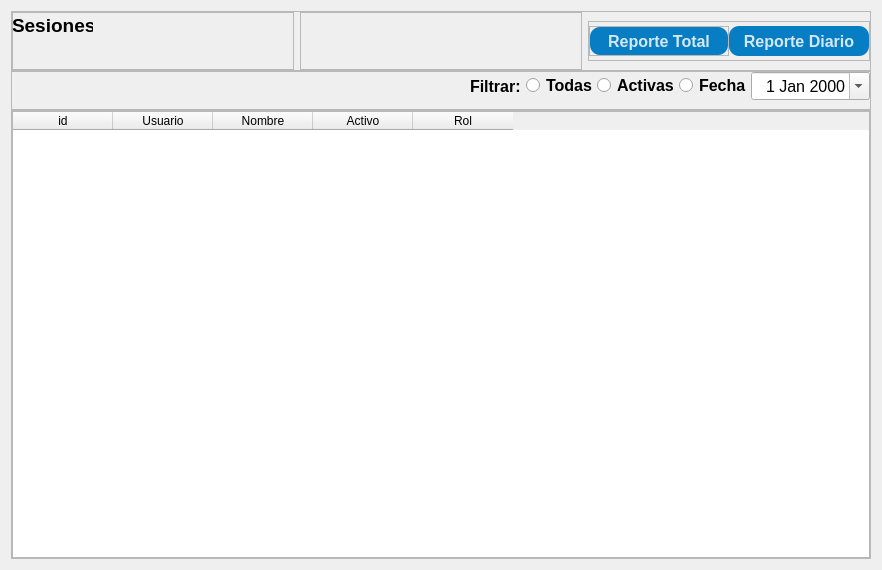
<?xml version="1.0" encoding="UTF-8"?>
<ui version="4.0">
 <class>Form</class>
 <widget class="QWidget" name="Form">
  <property name="geometry">
   <rect>
    <x>0</x>
    <y>0</y>
    <width>882</width>
    <height>570</height>
   </rect>
  </property>
  <property name="sizePolicy">
   <sizepolicy hsizetype="Preferred" vsizetype="Preferred">
    <horstretch>0</horstretch>
    <verstretch>0</verstretch>
   </sizepolicy>
  </property>
  <property name="windowTitle">
   <string>Form</string>
  </property>
  <layout class="QHBoxLayout" name="horizontalLayout_2">
   <item>
    <widget class="QWidget" name="widget" native="true">
     <layout class="QVBoxLayout" name="verticalLayout_2">
      <property name="spacing">
       <number>0</number>
      </property>
      <property name="leftMargin">
       <number>0</number>
      </property>
      <property name="topMargin">
       <number>0</number>
      </property>
      <property name="rightMargin">
       <number>0</number>
      </property>
      <property name="bottomMargin">
       <number>0</number>
      </property>
      <item>
       <widget class="QFrame" name="frame">
        <property name="sizePolicy">
         <sizepolicy hsizetype="Preferred" vsizetype="Expanding">
          <horstretch>0</horstretch>
          <verstretch>0</verstretch>
         </sizepolicy>
        </property>
        <property name="minimumSize">
         <size>
          <width>0</width>
          <height>48</height>
         </size>
        </property>
        <property name="maximumSize">
         <size>
          <width>16777215</width>
          <height>60</height>
         </size>
        </property>
        <property name="font">
         <font>
          <pointsize>12</pointsize>
          <bold>true</bold>
         </font>
        </property>
        <property name="layoutDirection">
         <enum>Qt::LeftToRight</enum>
        </property>
        <property name="frameShape">
         <enum>QFrame::StyledPanel</enum>
        </property>
        <property name="frameShadow">
         <enum>QFrame::Raised</enum>
        </property>
        <layout class="QHBoxLayout" name="horizontalLayout">
         <property name="leftMargin">
          <number>0</number>
         </property>
         <property name="topMargin">
          <number>0</number>
         </property>
         <property name="rightMargin">
          <number>0</number>
         </property>
         <property name="bottomMargin">
          <number>0</number>
         </property>
         <item>
          <widget class="QFrame" name="frame_8">
           <property name="frameShape">
            <enum>QFrame::StyledPanel</enum>
           </property>
           <property name="frameShadow">
            <enum>QFrame::Raised</enum>
           </property>
           <widget class="QLabel" name="label">
            <property name="geometry">
             <rect>
              <x>0</x>
              <y>0</y>
              <width>81</width>
              <height>26</height>
             </rect>
            </property>
            <property name="font">
             <font>
              <pointsize>14</pointsize>
              <bold>true</bold>
             </font>
            </property>
            <property name="text">
             <string>Sesiones </string>
            </property>
           </widget>
          </widget>
         </item>
         <item>
          <widget class="QFrame" name="frame_7">
           <property name="frameShape">
            <enum>QFrame::StyledPanel</enum>
           </property>
           <property name="frameShadow">
            <enum>QFrame::Raised</enum>
           </property>
          </widget>
         </item>
         <item>
          <widget class="QFrame" name="frame_6">
           <property name="maximumSize">
            <size>
             <width>400</width>
             <height>40</height>
            </size>
           </property>
           <property name="frameShape">
            <enum>QFrame::StyledPanel</enum>
           </property>
           <property name="frameShadow">
            <enum>QFrame::Raised</enum>
           </property>
           <layout class="QHBoxLayout" name="horizontalLayout_4">
            <property name="spacing">
             <number>0</number>
            </property>
            <property name="leftMargin">
             <number>0</number>
            </property>
            <property name="topMargin">
             <number>0</number>
            </property>
            <property name="rightMargin">
             <number>0</number>
            </property>
            <property name="bottomMargin">
             <number>0</number>
            </property>
            <item>
             <widget class="QFrame" name="frame_5">
              <property name="maximumSize">
               <size>
                <width>600</width>
                <height>30</height>
               </size>
              </property>
              <property name="frameShape">
               <enum>QFrame::StyledPanel</enum>
              </property>
              <property name="frameShadow">
               <enum>QFrame::Raised</enum>
              </property>
              <layout class="QVBoxLayout" name="verticalLayout_4">
               <property name="leftMargin">
                <number>0</number>
               </property>
               <property name="topMargin">
                <number>0</number>
               </property>
               <property name="rightMargin">
                <number>0</number>
               </property>
               <property name="bottomMargin">
                <number>0</number>
               </property>
               <item>
                <widget class="QPushButton" name="pushButton_2">
                 <property name="maximumSize">
                  <size>
                   <width>150</width>
                   <height>30</height>
                  </size>
                 </property>
                 <property name="font">
                  <font>
                   <pointsize>12</pointsize>
                   <bold>true</bold>
                  </font>
                 </property>
                 <property name="styleSheet">
                  <string notr="true">QPushButton{

		background-color: rgb(7, 125, 195);
	color:rgba(255, 255, 255, 210);
	border-radius:10px;
}

QPushButton:hover{
		background-color: rgb(9, 164, 253);
}

QPushButton:pressed{
	padding-left:5px;
	padding-top:5px;
	background-color:rgba(150, 123, 111, 255);
}</string>
                 </property>
                 <property name="text">
                  <string>Reporte Total</string>
                 </property>
                </widget>
               </item>
              </layout>
             </widget>
            </item>
            <item>
             <widget class="QPushButton" name="pushButton">
              <property name="maximumSize">
               <size>
                <width>150</width>
                <height>30</height>
               </size>
              </property>
              <property name="font">
               <font>
                <pointsize>12</pointsize>
                <bold>true</bold>
               </font>
              </property>
              <property name="styleSheet">
               <string notr="true">QPushButton{

		background-color: rgb(7, 125, 195);
	color:rgba(255, 255, 255, 210);
	border-radius:10px;
}

QPushButton:hover{
		background-color: rgb(9, 164, 253);
}

QPushButton:pressed{
	padding-left:5px;
	padding-top:5px;
	background-color:rgba(150, 123, 111, 255);
}</string>
              </property>
              <property name="text">
               <string>Reporte Diario</string>
              </property>
             </widget>
            </item>
           </layout>
          </widget>
         </item>
        </layout>
       </widget>
      </item>
      <item>
       <widget class="QFrame" name="frame_4">
        <property name="frameShape">
         <enum>QFrame::StyledPanel</enum>
        </property>
        <property name="frameShadow">
         <enum>QFrame::Raised</enum>
        </property>
        <layout class="QHBoxLayout" name="horizontalLayout_3">
         <property name="spacing">
          <number>0</number>
         </property>
         <property name="leftMargin">
          <number>0</number>
         </property>
         <property name="topMargin">
          <number>0</number>
         </property>
         <property name="rightMargin">
          <number>0</number>
         </property>
         <property name="bottomMargin">
          <number>9</number>
         </property>
         <item>
          <spacer name="horizontalSpacer_2">
           <property name="orientation">
            <enum>Qt::Horizontal</enum>
           </property>
           <property name="sizeHint" stdset="0">
            <size>
             <width>462</width>
             <height>20</height>
            </size>
           </property>
          </spacer>
         </item>
         <item>
          <widget class="QLabel" name="label_2">
           <property name="font">
            <font>
             <pointsize>12</pointsize>
             <bold>true</bold>
            </font>
           </property>
           <property name="text">
            <string>Filtrar: </string>
           </property>
          </widget>
         </item>
         <item>
          <widget class="QRadioButton" name="todas_2">
           <property name="font">
            <font>
             <pointsize>12</pointsize>
             <bold>true</bold>
            </font>
           </property>
           <property name="text">
            <string>Todas</string>
           </property>
          </widget>
         </item>
         <item>
          <widget class="QRadioButton" name="activas">
           <property name="font">
            <font>
             <pointsize>12</pointsize>
             <bold>true</bold>
            </font>
           </property>
           <property name="text">
            <string>Activas</string>
           </property>
          </widget>
         </item>
         <item>
          <widget class="QRadioButton" name="fecha">
           <property name="font">
            <font>
             <pointsize>12</pointsize>
             <bold>true</bold>
            </font>
           </property>
           <property name="text">
            <string>Fecha</string>
           </property>
          </widget>
         </item>
         <item>
          <widget class="QDateEdit" name="dateEdit">
           <property name="font">
            <font>
             <pointsize>12</pointsize>
            </font>
           </property>
           <property name="alignment">
            <set>Qt::AlignRight|Qt::AlignTrailing|Qt::AlignVCenter</set>
           </property>
           <property name="calendarPopup">
            <bool>true</bool>
           </property>
          </widget>
         </item>
        </layout>
       </widget>
      </item>
      <item>
       <widget class="QFrame" name="frame_3">
        <property name="sizePolicy">
         <sizepolicy hsizetype="Expanding" vsizetype="Expanding">
          <horstretch>0</horstretch>
          <verstretch>0</verstretch>
         </sizepolicy>
        </property>
        <property name="frameShape">
         <enum>QFrame::StyledPanel</enum>
        </property>
        <property name="frameShadow">
         <enum>QFrame::Raised</enum>
        </property>
        <layout class="QVBoxLayout" name="verticalLayout">
         <property name="leftMargin">
          <number>0</number>
         </property>
         <property name="topMargin">
          <number>0</number>
         </property>
         <property name="rightMargin">
          <number>0</number>
         </property>
         <property name="bottomMargin">
          <number>0</number>
         </property>
         <item>
          <widget class="QTableWidget" name="tabla_usuarios">
           <property name="cursor" stdset="0">
            <cursorShape>ArrowCursor</cursorShape>
           </property>
           <property name="focusPolicy">
            <enum>Qt::TabFocus</enum>
           </property>
           <property name="tabKeyNavigation">
            <bool>false</bool>
           </property>
           <column>
            <property name="text">
             <string>id</string>
            </property>
           </column>
           <column>
            <property name="text">
             <string>Usuario</string>
            </property>
           </column>
           <column>
            <property name="text">
             <string>Nombre</string>
            </property>
           </column>
           <column>
            <property name="text">
             <string>Activo</string>
            </property>
           </column>
           <column>
            <property name="text">
             <string>Rol</string>
            </property>
           </column>
          </widget>
         </item>
        </layout>
       </widget>
      </item>
     </layout>
    </widget>
   </item>
  </layout>
 </widget>
 <resources>
  <include location="../recursos.qrc"/>
 </resources>
 <connections/>
</ui>
